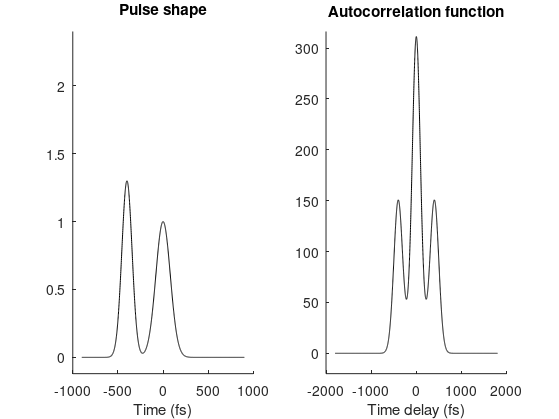
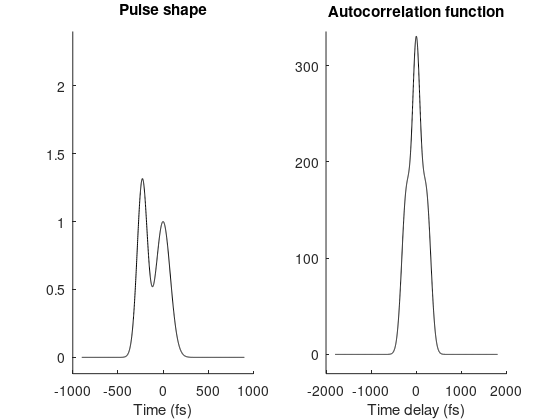
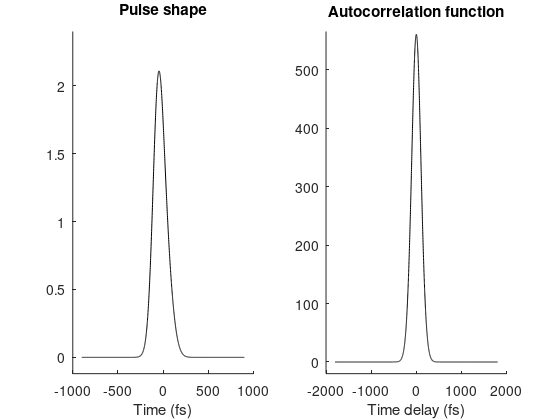
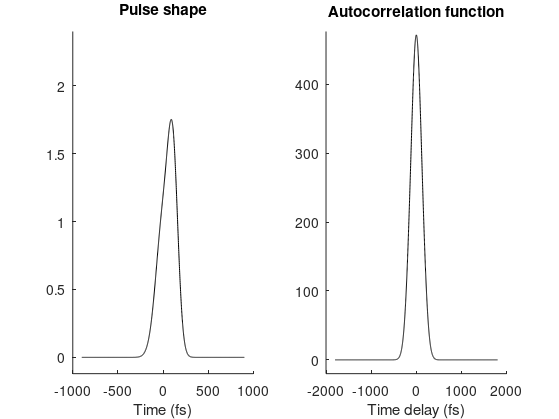

These charts were generated, in order, by the following MATLAB code:

% Code to generate figure xx in the document (double-puls vs.
% autocorrelation function)

for delay = -400:170:800

    xxx = 0:1800;
    fxx = exp(-(xxx-900).^2/(2*80^2)) + 1.3* exp(-(xxx-900-delay).^2/80^2);

    axcorr = xcorr(fxx);

    figure(412), subplot(1,2,1);  plot(xxx-900,fxx,'k'); ylim([-0.12 2.4]); xlabel('Time (fs)'); box off; title('Pulse shape')
    subplot(1,2,2); plot([-xxx(end:-1:2),xxx],axcorr,'k'); ylim([-20 max(axcorr)+5]); xlabel('Time delay (fs)'); box off; title('Autocorrelation function')
    set(gcf,'color','w');
    set(gcf,'PaperPositionMode','auto')
    print(gcf,['PulseShapes',num2str(delay+200)],'-dpng','-r0')
end

